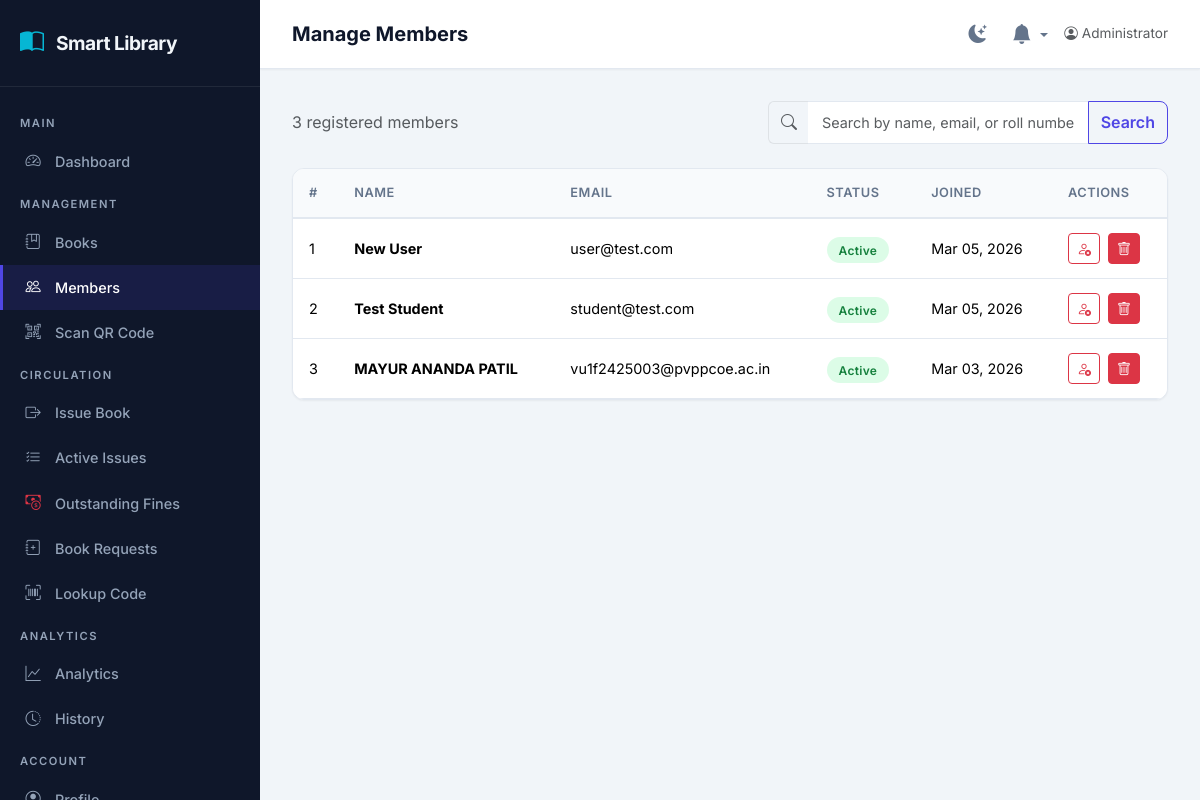
Page /admin/users (signed in) on the committed database.
### app/models.py (models this page shows, shortened)
class User(UserMixin, db.Model):
    __tablename__ = 'users'
    id = db.Column(db.Integer, primary_key=True)
    name = db.Column(db.String(120), nullable=False)
    email = db.Column(db.String(120), unique=True, nullable=False, index=True)
    password_hash = db.Column(db.String(256), nullable=False)
    role = db.Column(db.String(20), nullable=False, default='user', index=True)
    status = db.Column(db.String(20), nullable=False, default='active', index=True)
    created_at = db.Column(db.DateTime, nullable=False, default=datetime.utcnow)
    last_active_at = db.Column(db.DateTime, nullable=True)
    roll_number = db.Column(db.String(50), nullable=True, index=True)
    phone = db.Column(db.String(20), nullable=True)
    division = db.Column(db.String(20), nullable=True)
    department = db.Column(db.String(100), nullable=True)
    semester = db.Column(db.Integer, nullable=True)
    issued_books = db.relationship('IssuedBook', backref='user', lazy='dynamic')
    saved_books = db.relationship('SavedBook', backref='user', lazy='dynamic', cascade='all, delete-orphan')
    reviews = db.relationship('Review', backref='user', lazy='dynamic', cascade='all, delete-orphan')
    book_requests = db.relationship('BookRequest', backref='requester', lazy='dynamic', cascade='all, delete-orphan')
    @property
    def is_admin(self):
        return self.role and self.role.strip().lower() == 'admin'
    @property
    def total_unpaid_fines(self):
        unpaid = self.issued_books.filter_by(fine_paid=False).filter(IssuedBook.fine_amount > 0).all()
        return sum(book.fine_amount for book in unpaid)
    @property
    def is_flagged(self):
        return self.total_unpaid_fines > 0

### app/routes/admin.py (the view, shortened to what this page needs)
@admin_bp.route('/users')
@admin_required
def users():
    page = request.args.get('page', 1, type=int)
    search_query = request.args.get('q', '').strip()
    query = User.query.filter_by(role='user')
    pagination = query.order_by(
        User.created_at.desc()
    ).paginate(page=page, per_page=15, error_out=False)
    return render_template('admin/users.html', pagination=pagination, search_query=search_query)

### app/models.py (called while the page is built)
@login_manager.user_loader
def load_user(user_id):
    return User.query.get(int(user_id))

### app/routes/admin.py (called while the page is built)
@admin_bp.before_request
@login_required
def before_request():
    from datetime import datetime
    if current_user.is_authenticated:
        current_user.last_active_at = datetime.utcnow()
        db.session.commit()

### app/templates/admin/users.html (shortened to what this page needs)
{% extends "admin/layout.html" %}
{% block page_title %}Manage Members{% endblock %}
{% block content %}
<div class="d-flex justify-content-between align-items-center mb-4 flex-wrap gap-3">
    <p class="text-muted mb-0">{{ pagination.total }} registered members</p>
    <form class="d-flex w-100" style="max-width: 400px;" method="GET" action="{{ url_for('admin.users') }}">
        <div class="input-group">
            <span class="input-group-text bg-transparent border-end-0">
                <i class="bi bi-search text-muted"></i>
            </span>
            <input type="text" class="form-control border-start-0" name="q"
                placeholder="Search by name, email, or roll number" value="{{ search_query }}">
            <button class="btn btn-outline-primary" type="submit">Search</button>
        </div>
    </form>
</div>
{% if pagination.items %}
<div class="table-olms">
    <div class="table-responsive">
        <table class="table table-hover mb-0">
            <thead>
                <tr>
                    <th>#</th>
                    <th>Name</th>
                    <th>Email</th>
                    <th>Status</th>
                    <th>Joined</th>
                    <th>Actions</th>
                </tr>
            </thead>
            <tbody>
                {% for user in pagination.items %}
                <tr>
                    <td>{{ (pagination.page - 1) * pagination.per_page + loop.index }}</td>
                    <td>
                        <strong>{{ user.name }}</strong>
                    </td>
                    <td>{{ user.email }}</td>
                    <td>
                        {% if user.status == 'active' %}
                        <span class="badge-status badge-active">Active</span>
                        {% else %}
                        <span class="badge-status badge-blocked">Blocked</span>
                        {% endif %}
                    </td>
                    <td>{{ user.created_at.strftime('%b %d, %Y') }}</td>
                    <td>
                        <div class="d-flex gap-2">
                            <form method="POST" action="{{ url_for('admin.toggle_user_status', user_id=user.id) }}"
                                data-confirm="Are you sure you want to {{ 'block' if user.status == 'active' else 'unblock' }} this user?">
                                {% if user.status == 'active' %}
                                <button type="submit" class="btn btn-sm btn-outline-danger" title="Block User">
                                    <i class="bi bi-person-x"></i>
                                </button>
                                {% else %}
                                <button type="submit" class="btn btn-sm btn-outline-success" title="Unblock User">
                                    <i class="bi bi-person-check"></i>
                                </button>
                                {% endif %}
                            </form>
                            <form method="POST" action="{{ url_for('admin.delete_user', user_id=user.id) }}"
                                data-confirm="⚠️ CRITICAL ACTION: Are you sure you want to PERMANENTLY DELETE {{ user.name }}? This will erase their entire borrowing history, reviews, and messages. This action cannot be undone.">
                                <button type="submit" class="btn btn-sm btn-danger" title="Delete Member">
                                    <i class="bi bi-trash"></i>
                                </button>
                            </form>
                        </div>
                    </td>
                </tr>
                {% endfor %}
            </tbody>
        </table>
    </div>
</div>
{% endif %}
{% endblock %}

### app/templates/admin/layout.html (shortened to what this page needs)
{% extends "base.html" %}
{% block body %}
<div class="admin-wrapper">
    <aside class="sidebar" id="sidebar">
        <div class="sidebar-brand">
            <i class="bi bi-book-half"></i>
            <span>Smart Library</span>
        </div>
        <ul class="sidebar-nav">
            <li class="nav-section">Main</li>
            <li class="nav-item">
                <a href="{{ url_for('admin.dashboard') }}"><i class="bi bi-speedometer2"></i> Dashboard</a>
            </li>
            <li class="nav-section">Management</li>
            <li class="nav-item">
                <a href="{{ url_for('admin.books') }}"><i class="bi bi-journal-bookmark"></i> Books</a>
            </li>
            <li class="nav-item">
                <a href="{{ url_for('admin.users') }}"><i class="bi bi-people"></i> Members</a>
            </li>
            <li class="nav-item">
                <a href="{{ url_for('admin.scan_book') }}"><i class="bi bi-qr-code-scan"></i> Scan QR Code</a>
            </li>
            <li class="nav-section">Circulation</li>
            <li class="nav-item">
                <a href="{{ url_for('admin.issue_book') }}"><i class="bi bi-box-arrow-right"></i> Issue Book</a>
            </li>
            <li class="nav-item">
                <a href="{{ url_for('admin.issued_books') }}"><i class="bi bi-list-check"></i> Active Issues</a>
            </li>
            <li class="nav-item">
                <a class="nav-link {{ 'active' if request.endpoint == 'admin.fines' else '' }}"
                    href="{{ url_for('admin.fines') }}"><i class="bi bi-cash-coin text-danger"></i> Outstanding
                    Fines</a>
            </li>
            <li class="nav-item">
                <a class="nav-link {{ 'active' if request.endpoint == 'admin.book_requests' else '' }}"
                    href="{{ url_for('admin.book_requests') }}"><i class="bi bi-journal-plus"></i> Book Requests</a>
            </li>
            <li class="nav-item">
                <a class="nav-link {{ 'active' if request.endpoint == 'admin.lookup_code' else '' }}"
                    href="{{ url_for('admin.lookup_code') }}"><i class="bi bi-upc-scan"></i> Lookup Code</a>
            </li>
            <li class="nav-section">Analytics</li>
            <li class="nav-item">
                <a href="{{ url_for('admin.reports') }}"><i class="bi bi-graph-up"></i> Analytics</a>
            </li>
            <li class="nav-item">
                <a href="{{ url_for('admin.history') }}"><i class="bi bi-clock-history"></i> History</a>
            </li>
            <li class="nav-section">Account</li>
            <li class="nav-item">
                <a href="{{ url_for('admin.admin_profile') }}"><i class="bi bi-person-circle"></i> Profile</a>
            </li>
        </ul>
    </aside>
    <div class="admin-content">
        <header class="admin-topbar">
            <h1 class="page-title">{% block page_title %}Dashboard{% endblock %}</h1>
            <div class="d-flex align-items-center gap-3">
                <button class="theme-toggle-btn theme-toggle-click" title="Toggle theme">
                    <i class="bi bi-moon-stars-fill theme-toggle-icon"></i>
                </button>
                <div class="dropdown">
                    <a href="#" class="position-relative text-decoration-none dropdown-toggle" role="button"
                        data-bs-toggle="dropdown" aria-expanded="false" style="color: var(--text-secondary);"
                        id="notifDropdown">
                        <i class="bi bi-bell-fill" style="font-size: 1.25rem;"></i>
                    </a>
                </div>
                <span class="text-muted" style="font-size:.85rem;">
                    <i class="bi bi-person-circle me-1"></i>{{ current_user.name }}
                </span>
            </div>
        </header>
        <main class="admin-main">
            {% block content %}{% endblock %}
        </main>
    </div>
</div>
{% endblock %}

### app/static/css/style.css (style rules this page uses)
:root { --primary: #4f46e5; --primary-hover: #4338ca; --primary-light: #eef2ff; --secondary: #0f172a; --accent: #06b6d4; --accent-hover: #0891b2; --success: #10b981; --warning: #f59e0b; --danger: #ef4444; --bg-body: #f1f5f9; --bg-card: #ffffff; --bg-sidebar: #1e293b; --text-primary: #1e293b; --text-secondary: #64748b; --text-light: #94a3b8; --border-color: #e2e8f0; --shadow-sm: 0 1px 2px rgba(0, 0, 0, 0.05); --shadow-md: 0 4px 6px -1px rgba(0, 0, 0, 0.1); --shadow-lg: 0 10px 15px -3px rgba(0, 0, 0, 0.1); --radius: 0.75rem; --radius-sm: 0.5rem; --transition: all 0.2s ease; --sidebar-width: 260px; --font-family: 'Inter', -apple-system, BlinkMacSystemFont, 'Segoe UI', Roboto, sans-serif; }
* { box-sizing: border-box; }
body { font-family: var(--font-family); background: var(--bg-body); color: var(--text-primary); line-height: 1.6; min-height: 100vh; }
a { color: var(--primary); text-decoration: none; transition: var(--transition); }
.admin-wrapper { display: flex; min-height: 100vh; }
.sidebar { width: var(--sidebar-width); background: linear-gradient(180deg, var(--secondary) 0%, #0f172a 100%); color: #cbd5e1; position: fixed; top: 0; left: 0; bottom: 0; z-index: 1000; overflow-y: auto; transition: var(--transition); }
.sidebar-brand { padding: 1.5rem 1.25rem; border-bottom: 1px solid rgba(255, 255, 255, 0.08); display: flex; align-items: center; gap: 0.75rem; }
.sidebar-brand i { font-size: 1.5rem; color: var(--accent); }
.sidebar-brand span { font-weight: 700; font-size: 1.2rem; color: #f1f5f9; letter-spacing: -0.5px; }
.sidebar-nav { padding: 1rem 0; list-style: none; margin: 0; }
.sidebar-nav .nav-section { padding: 0.75rem 1.25rem 0.35rem; font-size: 0.7rem; text-transform: uppercase; letter-spacing: 1.5px; color: var(--text-light); font-weight: 600; }
.sidebar-nav .nav-item a { display: flex; align-items: center; gap: 0.75rem; padding: 0.65rem 1.25rem; color: #94a3b8; font-weight: 500; font-size: 0.9rem; border-left: 3px solid transparent; transition: var(--transition); }
.sidebar-nav .nav-item a.active { color: #fff; background: rgba(79, 70, 229, 0.15); border-left-color: var(--primary); }
.sidebar-nav .nav-item a i { width: 20px; text-align: center; font-size: 0.95rem; }
.admin-content { margin-left: var(--sidebar-width); flex: 1; min-height: 100vh; display: flex; flex-direction: column; }
.admin-topbar { background: var(--bg-card); padding: 1rem 2rem; border-bottom: 1px solid var(--border-color); display: flex; justify-content: space-between; align-items: center; box-shadow: var(--shadow-sm); }
.admin-topbar .page-title { font-weight: 700; font-size: 1.25rem; color: var(--secondary); margin: 0; }
.admin-main { padding: 2rem; flex: 1; }
.table-olms { background: var(--bg-card); border-radius: var(--radius); overflow: hidden; box-shadow: var(--shadow-sm); border: 1px solid var(--border-color); }
.table-olms table { margin: 0; }
.table-olms thead th { background: #f8fafc; border-bottom: 2px solid var(--border-color); font-weight: 600; font-size: 0.8rem; text-transform: uppercase; letter-spacing: 0.5px; color: var(--text-secondary); padding: 0.875rem 1rem; white-space: nowrap; }
.table-olms tbody td { padding: 0.875rem 1rem; vertical-align: middle; border-bottom: 1px solid var(--border-color); font-size: 0.9rem; }
.badge-status { padding: 0.35rem 0.75rem; border-radius: 999px; font-size: 0.75rem; font-weight: 600; letter-spacing: 0.3px; }
.badge-active { background: #dcfce7; color: #15803d; }
.btn-outline-primary { border-color: var(--primary) !important; color: var(--primary) !important; border-radius: var(--radius-sm); font-weight: 600; }
.form-control, .form-select { border-radius: var(--radius-sm); border: 1.5px solid var(--border-color); padding: 0.6rem 0.875rem; font-size: 0.9rem; transition: var(--transition); }
.theme-toggle-btn { background: none; border: none; cursor: pointer; color: var(--text-secondary); padding: 0.4rem; border-radius: 50%; width: 36px; height: 36px; display: inline-flex; align-items: center; justify-content: center; transition: all 0.3s ease; position: relative; }
.theme-toggle-btn i { font-size: 1.15rem; transition: transform 0.4s cubic-bezier(0.34, 1.56, 0.64, 1); }

### rows in the picture
User: name "Administrator"
User: (pagination.page-1)*pagination.per_page+loop.index "1", name "New User", email "user@test.com", status "Active", created_at "Mar 05, 2026"
User: page "2", name "Test Student", email "student@test.com", status "Active", created_at "Mar 05, 2026"
User: page "3", name "MAYUR ANANDA PATIL", email "vu1f2425003@pvppcoe.ac.in", status "Active", created_at "Mar 03, 2026"

### other values in the picture
{{ pagination.total }} "3"
